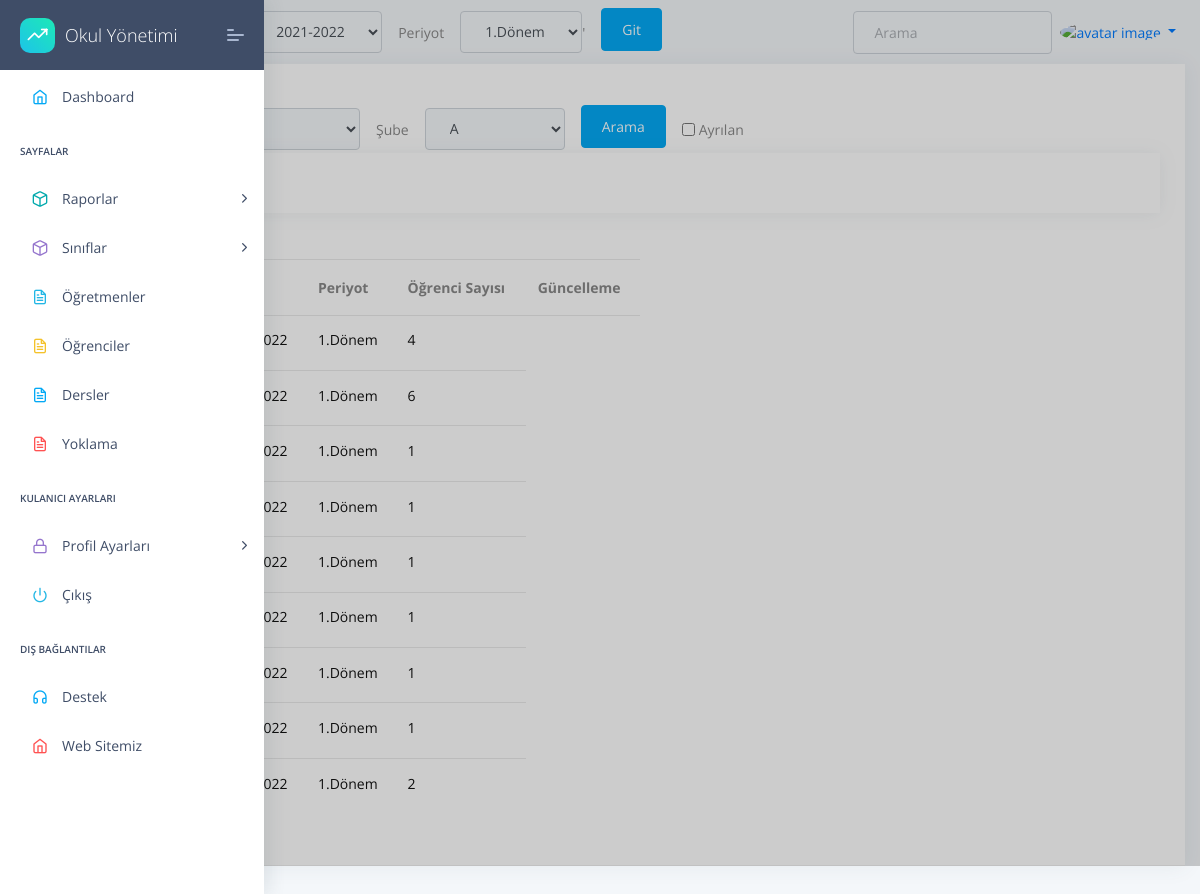
The app's page /classes/assign/ with its own data.
### apps/student/models.py (models this page shows, shortened)
class StudentList(models.Model):
    className=models.ForeignKey(Classes,on_delete=models.CASCADE)
    session=models.ForeignKey(Session,on_delete=models.CASCADE)
    periods=models.ForeignKey(Period,on_delete=models.CASCADE)
    students=models.ManyToManyField(Student,blank=True)
    mainteacher=models.ForeignKey(Profil,on_delete=models.CASCADE,blank=True,null=True,verbose_name="Sınıf Öğretmeni",related_name='teacher')
    seating_arrangement=models.CharField(max_length=10000,default=" / / / / / / / / / / / / / / / / / / / / / / / ")
    class Meta:
        ordering = ('className',"session","periods",)

### apps/home/models.py (models this page shows)
class Period(models.Model):
    period=models.CharField(max_length=10,default="1.Dönem",unique=True)
    active=models.BooleanField(default=False)
    def __str__(self):
      return self.period

### apps/classes/views.py (the view)
# urls.py: path('assign/',views.StudentListDetailView.as_view(), name='classes-detail'),
class StudentListDetailView(ListView):
    model = StudentList
    template_name="clasess/cls-list.html"
    def get_context_data(self, **kwargs):
        context = super().get_context_data(**kwargs)
        context['classLevels']=ClassLevels.objects.all()
        context['sessions']=Session.objects.all()
        context['periods']=Period.objects.all()
        context['classNames']=ClassNames.objects.all()
        context['studentlist']=StudentList.objects.all()
        return context
    def get_queryset(self):
        queryset = {"studentlist": StudentList.objects.all()}
        sessionUpdate(self.request)
        session=Session.objects.get(active=True)
        period=Period.objects.get(active=True)
        className = self.request.GET.get("className")
        classLevel = self.request.GET.get("classLevel")
        query={}
        if className!="0" and className!=None:
            query['className__className__name__contains']=className
        else:
            query['className__className__name__contains']=""
        if classLevel!="0" and classLevel!=None:
            query['className__level__level__contains']=classLevel
        else:
            query['className__level__level__contains']=""
        query["session__session__contains"]=session
        query["periods__period__contains"]=period
        try:
            queryset = {"studentlist": StudentList.objects.filter(**query)}
        except:
            print("sorgu hatası")
        return queryset

### apps/classes/models.py (called while the page is built)
    def __str__(self):
        return self.level

    def __str__(self):
        return self.name

    def __str__(self):
        return self.level.level+self.className.name

### apps/home/models.py (called while the page is built)
    def __str__(self):
      return self.session

### apps/templates/clasess/cls-list.html (shortened to what this page needs)
{% extends "layouts/base.html" %}
{% block content %}
<div class="col-xl-12 col-md-6">
    <div class="card ">
        <div class="card-header">
            <h5>Liste Tablosu</h5>
            {% include 'student/filter.html' %}
        </div>
        <div class="row">
            <div class="col">
                <div class="card card-body">
                </div>
            </div>
        </div>
        <div class="card-block px-0 py-3 col-md-6">
            <div class="table-responsive">
                <table class="table table-hover">
                    <thead>
                        <tr>
                            <th scope="col">Sınıf Adı</th>
                            <th scope="col">Sezon</th>
                            <th scope="col">Periyot</th>
                            <th scope="col">Öğrenci Sayısı</th>
                            <th scope="col">Güncelleme</th>
                        </tr>
                    </thead>
                    <tbody>
                        {% for studentlist in object_list.studentlist %}
                        <tr class="unread">
                            <td title="Sınıf">
                                <h6 class="mb-1">{{studentlist.className}} </h6>
                            </td>
                            <td title="Sezon">
                                <h6 class="mb-1">{{studentlist.session}} </h6>
                            </td>
                            <td title="Period">
                                <h6 class="mb-1">{{studentlist.periods}} </h6>
                            </td>
                            <td title="Period">
                                <h6 class="mb-1">{{studentlist.students.count}} </h6>
                            </td>
                        </tr>
                        {% endfor %}
                    </tbody>
                </table>
            </div>
        </div>
    </div>
</div>
{% endblock content %}

### records on screen
StudentList: periods "1.Dönem", students.count "4"
StudentList: periods "1.Dönem", students.count "6"
StudentList: periods "1.Dönem", students.count "1"
StudentList: periods "1.Dönem", students.count "1"
StudentList: periods "1.Dönem", students.count "1"
StudentList: periods "1.Dönem", students.count "1"
StudentList: periods "1.Dönem", students.count "1"
StudentList: periods "1.Dönem", students.count "1"
StudentList: periods "1.Dönem", students.count "2"

### other values on screen
form field sessionID "2021-2022"
form field periodID "1.Dönem"
form field classLevel "9"
form field className "A"
